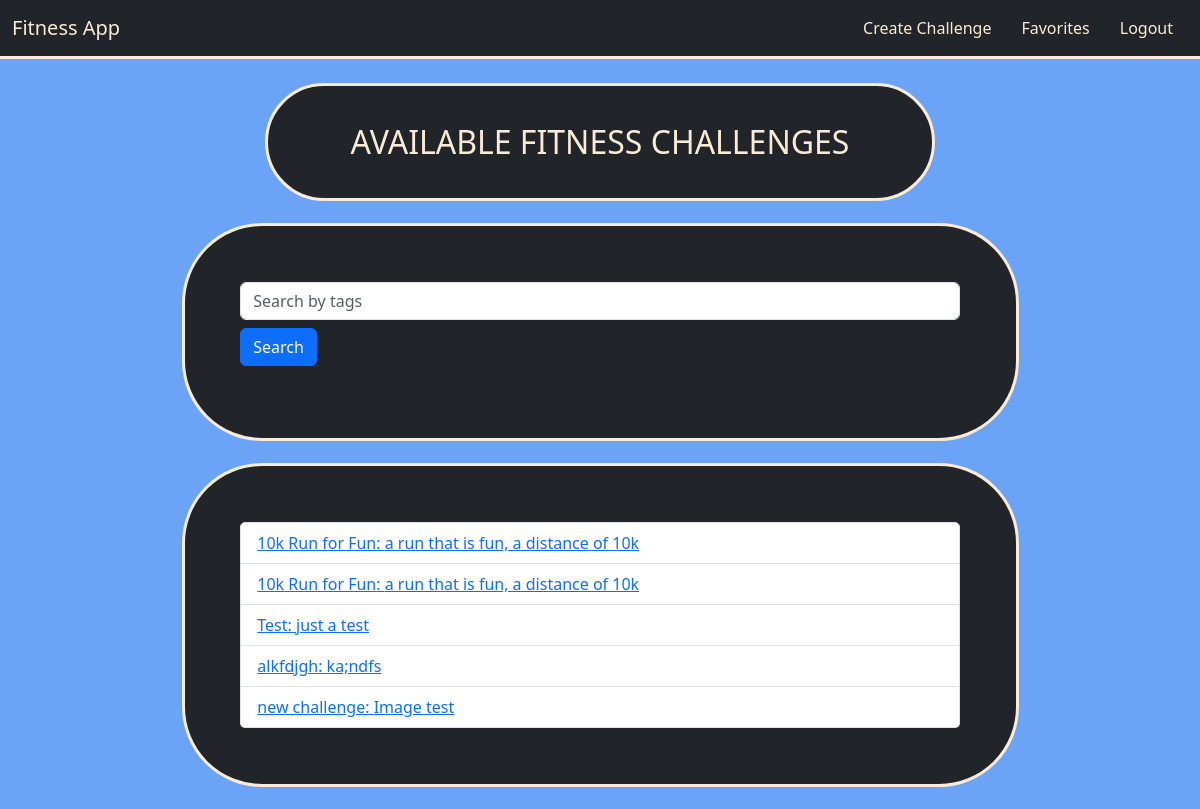
Page /search (signed in) on the committed database.
### models.py (models this page shows)
class Challenge(db.Model):
    id = db.Column(db.Integer, primary_key=True)
    user_id = db.Column(db.Integer, db.ForeignKey('user.id'), nullable=True)
    challenge_type = db.Column(db.String(80), nullable=False)
    image = db.Column(db.String(200), nullable=True)
    description = db.Column(db.Text, nullable=False)
    tags = db.Column(db.String(200), nullable=True)
    created_at = db.Column(db.DateTime, default=func.now())
    goals = db.relationship('Goal', backref='challenge', lazy=True, cascade="all, delete-orphan")
    badges = db.relationship('ChallengeBadge', backref='challenge', lazy=True, cascade="all, delete-orphan")
    chat_messages = db.relationship('ChatMessage', backref='challenge', lazy=True, cascade="all, delete-orphan")
    statuses = db.relationship('UserChallengeStatus', backref='challenge', lazy=True, cascade="all, delete-orphan")
    completions = db.relationship('CompletedChallenge', backref='challenge', lazy=True, cascade="all, delete-orphan")
    favorites = db.relationship('Favorite', backref='challenge', lazy=True, cascade="all, delete-orphan")

### routes/challenge_routes.py (the view)
@challenge_bp.route('/search')
def search():
    query = request.args.get('query', '')
    challenges = Challenge.query.filter(Challenge.tags.contains(query)).all()
    return render_template('index.html', challenges=challenges)

### templates/index.html (shortened to what this page needs)
{% extends "layout.html" %}
{% block content %}
  <div class="container titles">
    <p class="headers">AVAILABLE FITNESS CHALLENGES</p>
  </div>
  <div class="card content gap border-3">
    <form method="get" action="{{ url_for('challenge_bp.search') }}" class="mb-3">
      <input type="text" name="query" placeholder="Search by tags" class="form-control">
      <button type="submit" class="btn btn-primary mt-2">Search</button>
    </form>
  </div>
  <div class="card content gap border-3">
    <ul class="list-group">
      {% for challenge in challenges %}
        <li class="list-group-item">
          <a href="{{ url_for('challenge_bp.challenge', challenge_id=challenge.id) }}">
            {{ challenge.challenge_type }}: {{ challenge.description }}
          </a>
        </li>
      {% endfor %}
    </ul>
  </div>
{% endblock %}

### static/css/main.css (style rules this page uses)
body { background-color:rgb(107, 163, 247); }
.titles { color: antiquewhite; margin: auto; width: 60%; background-color: #212529; border-style: solid; border-color: antiquewhite; border-radius: 5em; }
.titles .headers { padding: 5%; margin: auto; text-align: center; font-size: 2em; }
.content { color: antiquewhite; padding: 5%; margin: 2% auto; width: 75%; background-color: #212529; border-style: solid; border-color: antiquewhite; border-radius: 5em; }

### rows in the picture
Challenge: challenge_type "10k Run for Fun", description "a run that is fun, a distance of 10k"
Challenge: challenge_type "10k Run for Fun", description "a run that is fun, a distance of 10k"
Challenge: challenge_type "Test", description "just a test"
Challenge: challenge_type "alkfdjgh", description "ka;ndfs"
Challenge: challenge_type "new challenge", description "Image test"
